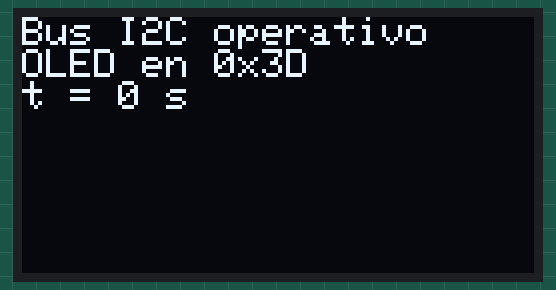
The sketch below on a simulated Arduino Uno, built with avr-gcc and run on an emulated ATmega328P. On the bench: 128×64 one-colour display. What the sketch prints to the serial monitor is not drawn.

Above: at 0.78 s.
At 7.1 s:
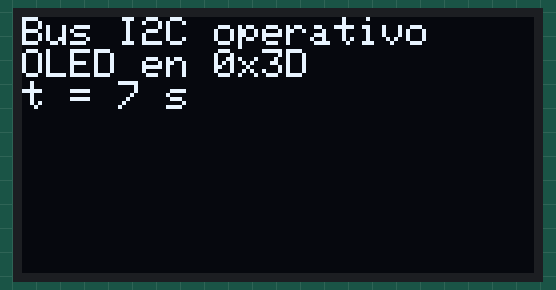
At 11.1 s:
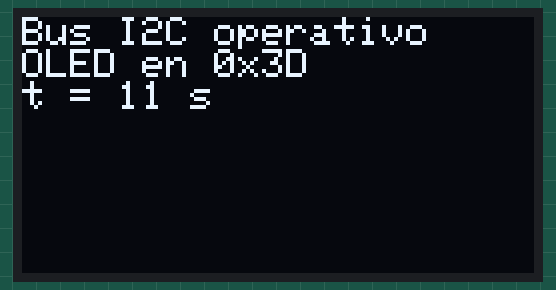
At 19.1 s:
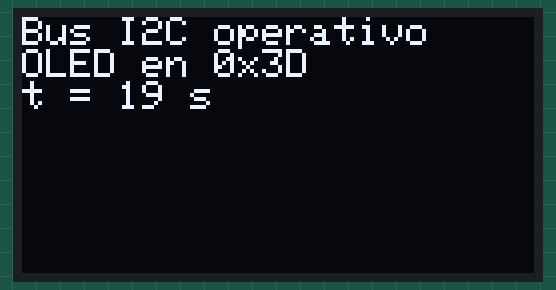
At 29.1 s:
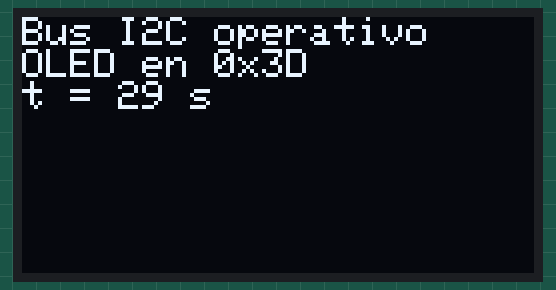
At 38.1 s:
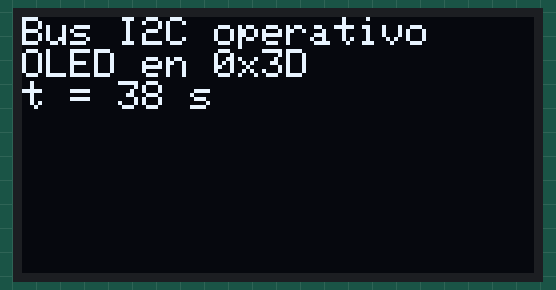

The sketch:

lab-06-parte1-scanner-oled.ino
```cpp
/*
 * lab-06-parte1-scanner-oled.ino
 *
 * Reconocimiento del bus I2C y puesta en marcha del display OLED SSD1306 128x64.
 *
 * Circuito: modulo OLED alimentado a 5 V, SDA a A4, SCL a A5.
 *
 * El sketch barre las direcciones 1..126 del bus, informa por el Monitor Serie
 * cuales responden, inicializa el display en la direccion encontrada y muestra
 * un mensaje con la direccion y el tiempo transcurrido.
 *
 * Monitor Serie: 9600 baudios.
 */
#include <Wire.h>
#include <Adafruit_I2CDevice.h>
#include <Adafruit_GFX.h>
#include <Adafruit_SSD1306.h>

// Geometria del modulo. El OLED de 0.96" es de 128x64; el de 0.91" es de
// 128x32. La altura decide el tamano del buffer: 64 filas = 1024 bytes,
// 32 filas = 512 bytes. Si el modulo es de 0.91", cambiar ALTO_PX a 32.
const uint8_t ANCHO_PX = 128;
const uint8_t ALTO_PX = 64;

// El pin de reset se declara como -1: el modulo no expone linea de reset propia
// y el estado inicial lo fija la alimentacion.
Adafruit_SSD1306 display(ANCHO_PX, ALTO_PX, &Wire, -1);

// Direccion del display. El barrido del bus la confirma o la corrige.
uint8_t direccionOLED = 0x3C;

// Direcciones tipicas de los modulos SSD1306. Cualquier otro dispositivo que
// responda al barrido se informa, pero no se toma como display.
bool esDireccionDeSSD1306(uint8_t dir) {
  return (dir == 0x3C) || (dir == 0x3D);
}

// Recorre el bus completo e imprime una linea por dispositivo encontrado.
// Devuelve la cantidad de dispositivos que respondieron.
uint8_t barrerBus() {
  uint8_t encontrados = 0;

  for (uint8_t dir = 1; dir < 127; dir++) {
    Wire.beginTransmission(dir);
    if (Wire.endTransmission() == 0) {
      Serial.print(F("Dispositivo en 0x"));
      if (dir < 16) {
        Serial.print('0');
      }
      Serial.println(dir, HEX);
      encontrados++;

      if (esDireccionDeSSD1306(dir)) {
        direccionOLED = dir;
      }
    }
  }

  if (encontrados == 0) {
    Serial.println(F("Sin dispositivos en el bus"));
  }

  return encontrados;
}

void mostrarEstado(unsigned long t) {
  display.clearDisplay();
  display.setTextSize(1);
  display.setTextColor(SSD1306_WHITE);

  display.setCursor(0, 0);
  display.println(F("Bus I2C operativo"));

  display.print(F("OLED en 0x"));
  if (direccionOLED < 16) {
    display.print('0');
  }
  display.println(direccionOLED, HEX);

  display.print(F("t = "));
  display.print(t / 1000);
  display.println(F(" s"));

  // El refresco envia el buffer completo en tramas de 16 bytes: 64 transferencias
  // y ~104 ms a 100 kHz. No conviene repetirlo en cada vuelta del bucle.
  display.display();
}

void setup() {
  Serial.begin(9600);
  Wire.begin();

  Serial.println(F("Barrido del bus I2C"));
  uint8_t dispositivos = barrerBus();
  Serial.print(F("Dispositivos encontrados: "));
  Serial.println(dispositivos);

  // Inicializacion con la direccion detectada. Si falla, se informa y el
  // sketch queda detenido: sin bus no hay display que actualizar.
  if (!display.begin(SSD1306_SWITCHCAPVCC, direccionOLED)) {
    Serial.println(F("El display no respondio en la direccion detectada"));
    Serial.println(F("Verificar SDA, SCL, VCC y GND del modulo"));
    while (true) {
    }
  }

  Serial.print(F("Display inicializado en 0x"));
  Serial.println(direccionOLED, HEX);
}

void loop() {
  static unsigned long tUltimaActualizacion = 0;

  unsigned long ahora = millis();

  // Refresco cada 500 ms: la trama completa tarda decenas de milisegundos y no
  // necesita repetirse en cada vuelta del bucle.
  if (ahora - tUltimaActualizacion >= 500) {
    tUltimaActualizacion = ahora;
    mostrarEstado(ahora);
  }
}
```

Measured:
- what the display in image 0 shows lasts 0.5 s, from 0.5 s to 1.0 s
- what the display in image 1 shows lasts 1.0 s, from 7.0 s to 8.0 s
